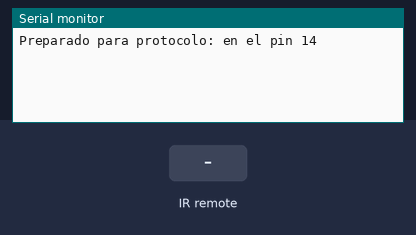
Simulated run of this sketch. Board: Arduino Uno, built with avr-gcc and run on an emulated ATmega328P. On the bench: the last lines printed to the serial monitor. Inputs (shaded band) come from the test bench.

Above: at 1.2 s.
1.3 s: infrared code 0x10 received
At 2.5 s:
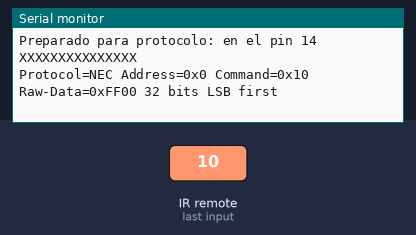
2.8 s: infrared code 0x11 received
At 4.0 s:
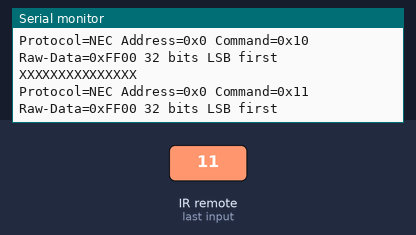

Measured:
- after the input at 1.3 s, the serial monitor: prints a new line at once (image 1)
- after the input at 2.8 s, the serial monitor: prints a new line at once (image 2)

The sketch:

Leccion_39_Sensor_infrarrojo_codigos.ino
```cpp
//  This file is part of Arduino-IRremote https://github.com/Arduino-IRremote/Arduino-IRremote.

#include <Arduino.h>

#define LED_BUILTIN              2
#define IR_RECEIVE_PIN          14  // D15

/* Specify which protocol(s) should be used for decoding.
 * If no protocol is defined, all protocols (except Bang&Olufsen) are active.
 * This must be done before the #include <IRremote.hpp>  */

//#define DECODE_DENON        // Includes Sharp
//#define DECODE_JVC
//#define DECODE_KASEIKYO
//#define DECODE_PANASONIC    // alias for DECODE_KASEIKYO
//#define DECODE_LG
#define DECODE_NEC          // Includes Apple and Onkyo. To enable all protocols , just comment/disable this line.
//#define DECODE_SAMSUNG
//#define DECODE_SONY
//#define DECODE_RC5
//#define DECODE_RC6

//#define DECODE_BOSEWAVE
//#define DECODE_LEGO_PF
//#define DECODE_MAGIQUEST
//#define DECODE_WHYNTER
//#define DECODE_FAST

//#define DECODE_DISTANCE_WIDTH // Universal decoder for pulse distance width protocols
//#define DECODE_HASH         // special decoder for all protocols

//#define DECODE_BEO          // This protocol must always be enabled manually, i.e. it is NOT enabled if no protocol is defined. It prevents decoding of SONY!

//#define DEBUG               // Activate this for lots of lovely debug output from the decoders.

//#define RAW_BUFFER_LENGTH  750 // For air condition remotes it requires 750. Default is 200.

// This include defines the actual pin number for pins like IR_RECEIVE_PIN, IR_SEND_PIN for many different boards and architectures
#include <IRremote.hpp> // include the library

void setup() {
    Serial.begin(115200);

    IrReceiver.begin(IR_RECEIVE_PIN, false);

    Serial.print("Preparado para protocolo: ");    printActiveIRProtocols(&Serial);
    Serial.print("en el pin ");    Serial.println(IR_RECEIVE_PIN);
}

void loop() {
    if (IrReceiver.decode())
      {
        if (IrReceiver.decodedIRData.protocol == UNKNOWN) {
          Serial.print(".");
            //Serial.println("Received noise or an unknown ");
            // We have an unknown protocol here, print extended info
           // IrReceiver.printIRResultRawFormatted(&Serial, true);
           // IrReceiver.resume(); // Do it here, to preserve raw data for printing with printIRResultRawFormatted()
          }
        else
          {
            Serial.println("XXXXXXXXXXXXXXX");
            IrReceiver.resume(); // Early enable receiving of the next IR frame
            IrReceiver.printIRResultShort(&Serial);
            IrReceiver.printIRSendUsage(&Serial);
          }

        if (IrReceiver.decodedIRData.command == 0x10) {
            // do something
          }
        else if (IrReceiver.decodedIRData.command == 0x11) {
            // do something else
          }
    }
  delay(100);
}
```
